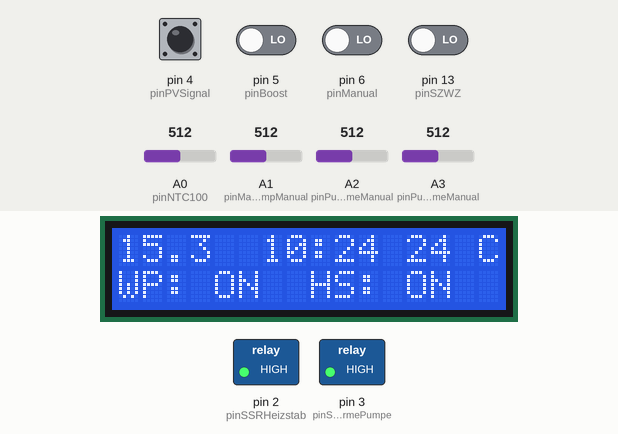
Recording of a sketch running on a simulated Arduino Uno, built with avr-gcc and run on an emulated ATmega328P. On the bench: 16×2 character LCD, switched loads named in the sketch (green lamp = pin HIGH). The test bench sets the inputs (shaded band); at power-on: pin 4 (pinPVSignal) HIGH, pin 5 (pinBoost), pin 6 (pinManual), pin 13 (pinSZWZ) LOW, A0 (pinNTC100) = 512, A1 (pinMaxTempManual) = 512, A2 (pinPumpStartTimeManual) = 512, A3 (pinPumpStopTimeManual) = 512. The local clock reads 2024-03-15 10:24:30 at power-on unless the sketch sets it.

Above: at 1.2 s.
1.3 s: A0 (pinNTC100) set to 843
At 3.0 s:
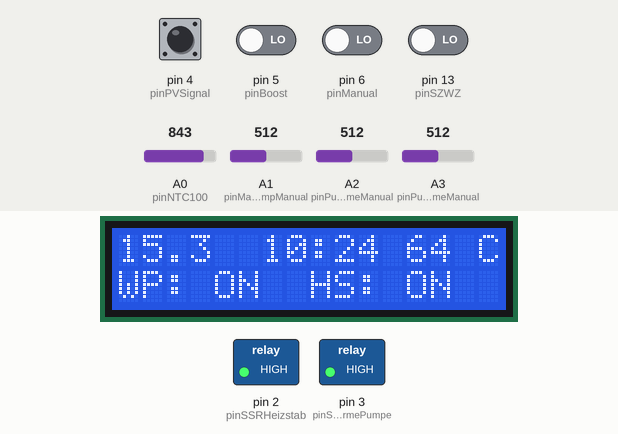
3.5 s: A0 (pinNTC100) set to 864
At 5.3 s:
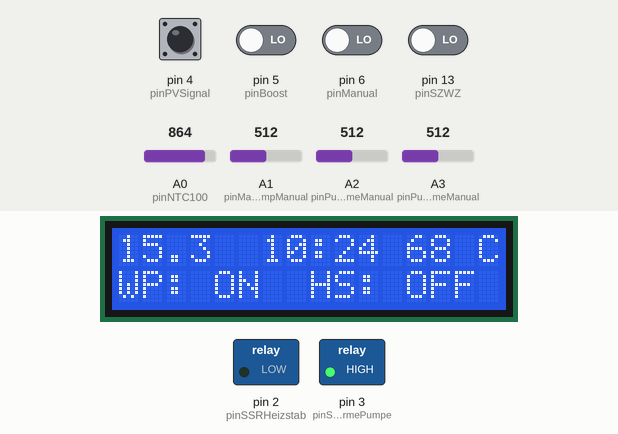
5.6 s: pin 13 (pinSZWZ) driven HIGH
At 7.7 s:
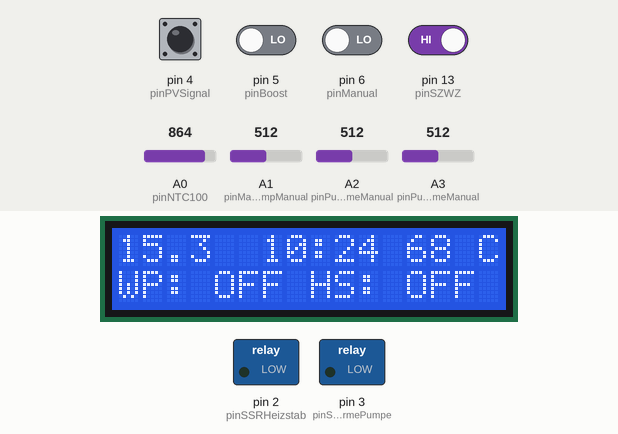
8.6 s: pin 5 (pinBoost) driven HIGH
At 9.8 s:
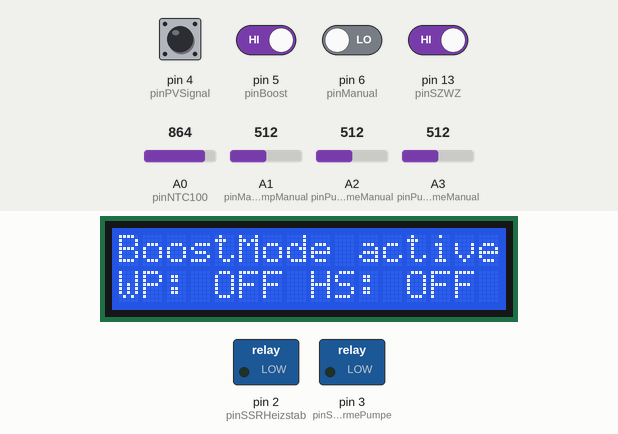
12.7 s: pin 6 (pinManual) driven HIGH
At 17.0 s:
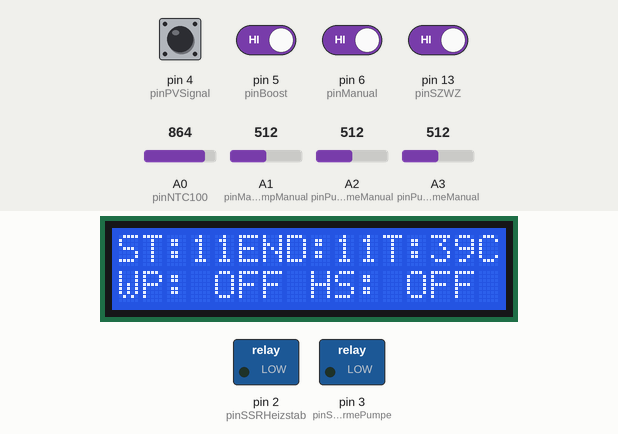
Timing chart, 0 to 17.8 s (numbered marks = the images above; inputs shaded):
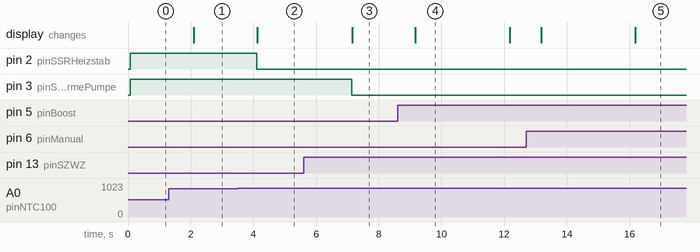

The sketch:

Heating.ino
```cpp
#include <LiquidCrystal.h>
#include <Wire.h>
#include <DS3231.h>
#include <math.h>

bool const isDebug = false;

DS3231 clock;
RTCDateTime dt;

int pinSSRHeizstab = 2;
int pinSSRWaermePumpe = 3;
int pinPVSignal = 4;
int pinSZWZ = 13;
int pinManual = 6;
int pinBoost = 5;

int pinNTC100 = A0;
int pinPumpStartTimeManual = A2;
int pinPumpStopTimeManual = A3;
int pinMaxTempManual = A1;

bool isHeatPumpOn = false;
bool isTimeForHeatPump = false;
bool isEnoughPVPower = false;
bool isHeatingElementOn = false;
bool isMaxTemperatur = false;
bool isManual = false;
bool isSZWZ = false;
bool isBoost = false;
bool isBoostMode = false;

const int maxConstTemperatur = 65;
int maxTemperaturManual = 0;
int maxTemperatur = 0;
double TempDouble = 0.0;
int TempInteger = 0;
int rawTemperatur = 0;

uint8_t  HeatPumpTimeStartSZ = 13;
uint8_t  HeatPumpTimeEndSZ = 21;

uint8_t  HeatPumpTimeStartWZ = 10;
uint8_t  HeatPumpTimeEndWZ = 18;

uint8_t  HeatPumpTimeStartManual = 0;
uint8_t  HeatPumpTimeEndManual = 0;

uint8_t  HeatPumpTimeStart = 0;
uint8_t  HeatPumpTimeEnd = 0;

// initialize the library with the numbers of the interface pins
LiquidCrystal lcd(7, 8, 9, 10, 11, 12);

void setup() {
  pinMode(pinSSRHeizstab, OUTPUT); // SSR Heizstab
  pinMode(pinSSRWaermePumpe, OUTPUT); // SSR Waermepumpe
  pinMode(pinPVSignal, INPUT);  // PV SIGNAL
  pinMode(pinSZWZ, INPUT);  // Switch Summer Winter Time
  pinMode(pinManual, INPUT);  // Switch Manual Mode
  pinMode(pinBoost, INPUT);  // Taster Boost

  pinMode(pinNTC100, INPUT); //Temperatur Fuehler
  pinMode(pinPumpStartTimeManual, INPUT); //Manual start time
  pinMode(pinPumpStopTimeManual, INPUT); //Manual stop time
  pinMode(pinMaxTempManual, INPUT); //manual max temp

  lcd.begin(16, 2);
  clock.begin();
  if (isDebug) {
    Serial.begin(9600);
    clock.setDateTime(__DATE__, __TIME__);
  }
}

void loop() {
  // Calculate Temp (NTC100)
  rawTemperatur = analogRead(pinNTC100);
  TempDouble = convertRawToTemperature(rawTemperatur, true);
  TempInteger = (int) TempDouble;

  // Check Params
  isTimeForHeatPump = isHeatPumpTime();
  isMaxTemperatur = checkMaxTemp();
  isEnoughPVPower = checkPVPower();
  isManual = checkManual();
  isSZWZ = checkSZWZ();
  isBoost = checkBoost();

  if (isManual) {
    checkManualSettings();
  }

  if (isBoost) {
    isBoostMode = true;
  }

  if (isDebug) {
    Serial.print("isTimeForHeatPump: ");
    Serial.println(isTimeForHeatPump);

    Serial.print("isMaxTemperatur: ");
    Serial.println(isMaxTemperatur);

    Serial.print("isEnoughPVPower: ");
    Serial.println(isEnoughPVPower);

    Serial.print("isManual: ");
    Serial.println(isManual);

    Serial.print("isSZWZ: ");
    Serial.println(isSZWZ);

    Serial.print("isBoost: ");
    Serial.println(isBoost);
  }

  // Send Signals
  HeatpumpController();
  HeaterController();

  // Print Status on LCD
  if(isBoost){
    printBoostOnLCD();
    delay(3000);
  }

  if(isManual){
    for(int i = 0; i<50; i++){
      checkManualSettings();
      printManualOnLCD();
      delay(100);
    }
  }

  printTimeOnLCD();
  printTempOnLCD();
  printStatusOnLCD();

  if (isDebug) {
    Serial.println("##############################################");
    Serial.println("##############################################");
    Serial.println("##############################################");
  }

  // Sleep 1 sec
  delay(1000);
}

void HeatpumpController() {
  if (isTimeForHeatPump) {
    // Heatpump on
    digitalWrite(pinSSRWaermePumpe, HIGH);
    isHeatPumpOn = true;
  } else {
    // Both off
    digitalWrite(pinSSRWaermePumpe, LOW);
    isHeatPumpOn = false;
  }
}

void HeaterController() {
  if (isMaxTemperatur) {
    digitalWrite(pinSSRHeizstab, LOW);
    isHeatingElementOn = false;
    isBoostMode = false;
  } else {
    if (isBoostMode) {
      digitalWrite(pinSSRHeizstab, HIGH);
      isHeatingElementOn = true;
    } else {
      if (isEnoughPVPower) {
        digitalWrite(pinSSRHeizstab, HIGH);
        isHeatingElementOn = true;
      } else {
        digitalWrite(pinSSRHeizstab, LOW);
        isHeatingElementOn = false;
      }
    }
  }
}

void printBoostOnLCD(){
  lcd.setCursor(0, 0);
  lcd.print("BoostMode active");
}

void printManualOnLCD(){
  lcd.setCursor(0, 0);
  lcd.print("                ");
  lcd.setCursor(0, 0);
  lcd.print("ST:");
  lcd.setCursor(3, 0);
  lcd.print(HeatPumpTimeStartManual);
  lcd.setCursor(5, 0);
  lcd.print("END:");
  lcd.setCursor(9, 0);
  lcd.print(HeatPumpTimeEndManual);
  lcd.setCursor(11, 0);
  lcd.print("T:");
  lcd.setCursor(13, 0);
  lcd.print(maxTemperaturManual);
  lcd.setCursor(15, 0);
  lcd.print("C");
}

void printTimeOnLCD() {
  lcd.setCursor(0, 0);
  lcd.print("                ");
  dt = clock.getDateTime();
  lcd.setCursor(0, 0);
  lcd.print(dt.day);
  lcd.setCursor(2, 0);
  lcd.print(".");
  lcd.setCursor(3, 0);
  lcd.print(dt.month);
  lcd.setCursor(5, 0);
  lcd.print(" ");
  lcd.setCursor(6, 0);
  lcd.print(dt.hour);
  lcd.setCursor(8, 0);
  lcd.print(":");
  lcd.setCursor(9, 0);
  lcd.print(dt.minute);
}

void printTempOnLCD() {
  lcd.setCursor(11, 0);
  lcd.print(" ");
  lcd.setCursor(12, 0);
  lcd.print(TempInteger);
  lcd.setCursor(15, 0);
  lcd.print("C");
}

void printStatusOnLCD() {
  lcd.setCursor(0, 1);
  if (isHeatPumpOn) {
    lcd.print("WP: ON ");
  } else {
    lcd.print("WP: OFF");
  }

  lcd.setCursor(8, 1);
  if (isHeatingElementOn) {
    lcd.print("HS: ON ");
  } else {
    lcd.print("HS: OFF");
  }
}

double convertRawToTemperature(int raw, bool celsius)
{
  double temperatureInF;

  temperatureInF = log(10000.0 * ((1024.0 / raw - 1)));
  temperatureInF = 1 / (0.001129148 + (0.000234125 + (0.0000000876741 * temperatureInF * temperatureInF )) * temperatureInF );
  temperatureInF = temperatureInF - 273.15;

  if (celsius == false) {
    temperatureInF = (temperatureInF * 9.0) / 5.0 + 32.0;

  }

  return temperatureInF;
}

bool isHeatPumpTime() {
  if (isManual) {
    HeatPumpTimeStart = HeatPumpTimeStartManual;
    HeatPumpTimeEnd = HeatPumpTimeEndManual;
    if (isDebug) {
      Serial.println("HeatPumpMode: Manual");
    }
  } else {
    if (isSZWZ) {
      //SZ
      HeatPumpTimeStart = HeatPumpTimeStartSZ;
      HeatPumpTimeEnd = HeatPumpTimeEndSZ;
      if (isDebug) {
        Serial.println("HeatPumpMode: SZ");
      }
    } else {
      HeatPumpTimeStart = HeatPumpTimeStartWZ;
      HeatPumpTimeEnd = HeatPumpTimeEndWZ;
      if (isDebug) {
        Serial.println("HeatPumpMode: WZ");
      }
    }
  }

  if (isDebug) {
    Serial.print("HeatPumpTimeStart: ");
    Serial.println(HeatPumpTimeStart);

    Serial.print("HeatPumpTimeEnd: ");
    Serial.println(HeatPumpTimeEnd);
  }

  RTCDateTime dt = clock.getDateTime();
  if (dt.hour >= HeatPumpTimeStart && dt.hour <= HeatPumpTimeEnd) {
    return true;
  } else {
    return false;
  }
}

bool checkMaxTemp() {
  if (isManual) {
    maxTemperatur = maxTemperaturManual;
    if (isDebug) {
      Serial.print("Heater Mode: Manual Value: ");
      Serial.println(maxTemperatur);
    }
  } else {
    maxTemperatur = maxConstTemperatur;
    if (isDebug) {
      Serial.print("Heater Mode: SZWZ Value: ");
      Serial.println(maxTemperatur);
    }
  }

  if (TempInteger <= maxTemperatur) {
    return false;
  } else {
    return true;
  }
}

bool checkPVPower() {
  int val = digitalRead(pinPVSignal);
  if (val == 0) {
    return false;
  } else {
    return true;
  }
}

bool checkManual() {
  return digitalRead(pinManual);
}

bool checkSZWZ() {
  return digitalRead(pinSZWZ);
}

bool checkBoost() {
  return digitalRead(pinBoost);
}

void checkManualSettings() {
  int startT = analogRead(pinPumpStartTimeManual);
  int stopT = analogRead(pinPumpStopTimeManual);
  int maxTemp = analogRead(pinMaxTempManual);

  HeatPumpTimeStartManual = startT / 44;
  HeatPumpTimeEndManual = stopT / 44;
  maxTemperaturManual = maxTemp / 13;

  if (isDebug) {
    Serial.print("Manual Start Value: ");
    Serial.print(startT);
    Serial.print(" Manual Start Time: ");
    Serial.println(HeatPumpTimeStartManual);

    Serial.print("Manual Stop Value: ");
    Serial.print(stopT);
    Serial.print(" Manual Stop Time: ");
    Serial.println(HeatPumpTimeEndManual);

    Serial.print("Manual Temp Value: ");
    Serial.print(maxTemp);
    Serial.print(" Manual Max Temp: ");
    Serial.println(maxTemperaturManual);
  }
}
```

Measured:
- the behaviour switches between 852 and 853 on A0 (pinNTC100) (found by bisection; images 1 and 2)
- after the input at 1.3 s, the display: changes after 0.80 s (image 1)
- after the input at 3.5 s, pin 2 (pinSSRHeizstab): HIGH → LOW after 0.61 s; the display: changes after 0.62 s (image 2)
- after the input at 5.6 s, pin 3 (pinSSRWaermePumpe): HIGH → LOW after 1.5 s; the display: changes after 1.6 s (image 3)
- after the input at 8.6 s, the display: changes after 0.57 s (image 4)
- after the input at 12.7 s, the display: first differs from a run without the input after 3.5 s (image 5)
- what the display in image 4 shows lasts 3.0 s, from 9.2 s to 12.2 s
